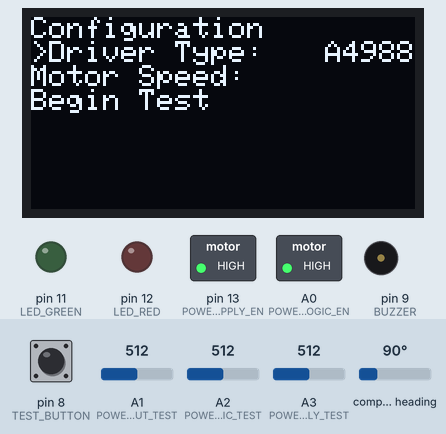
Bench run of a sketch on a simulated Arduino Uno, built with avr-gcc and run on an emulated ATmega328P. Shown: 128×64 one-colour display, switched loads named in the sketch (green lamp = pin HIGH), output pins drawn as LEDs (lit = HIGH), buzzer (waves = sounding). Dashed ring = blinking. The test bench sets the inputs (shaded band); at power-on: compass heading 90°, pin 8 (TEST_BUTTON) HIGH, A1 (POWER_BOARD_INPUT_TEST) = 512, A2 (POWER_MOTOR_LOGIC_TEST) = 512, A3 (POWER_MOTOR_SUPPLY_TEST) = 512. Pins used as bus, display or sensor lines are not drawn; what the sketch prints to the serial monitor is not drawn.

Above: at 1.8 s.
1.9 s: compass heading set to 352°
At 3.1 s:
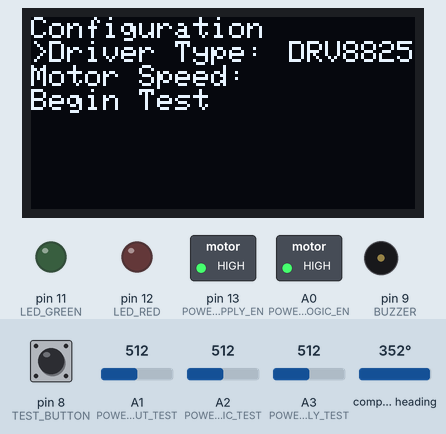
3.4 s: pin 8 (TEST_BUTTON) pulled LOW for 0.15 s
At 4.4 s:
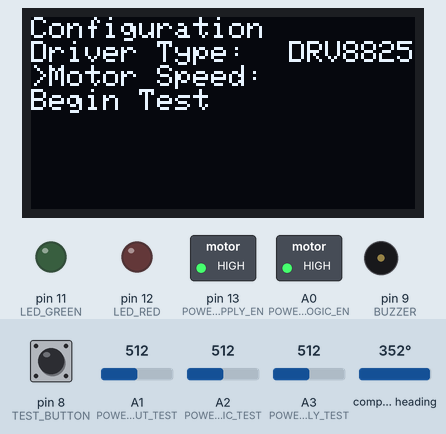
5.0 s: pin 8 (TEST_BUTTON) pulled LOW for 1 s
At 6.0 s:
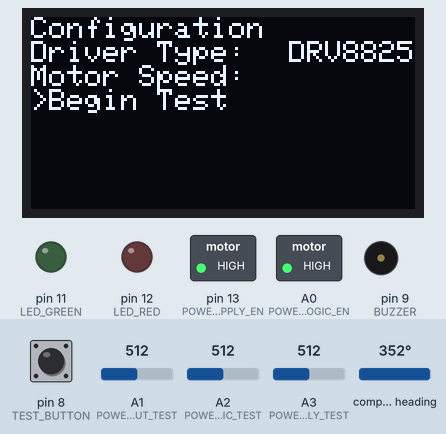
7.5 s: pin 8 (TEST_BUTTON) pulled LOW for 0.15 s
At 7.7 s:
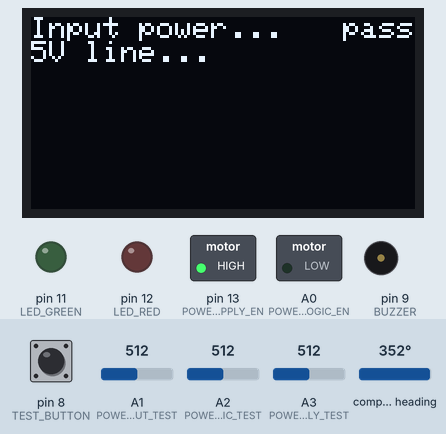
8.2 s: pin 8 (TEST_BUTTON) driven LOW
At 10.19 s:
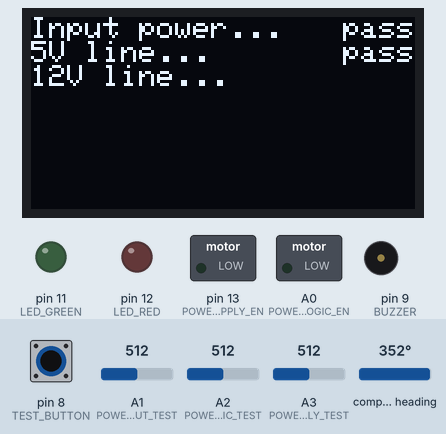
10.7 s: pin 8 (TEST_BUTTON) driven HIGH
At 13.0 s:
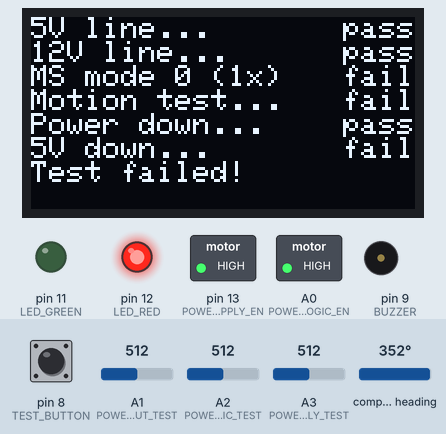
Timing chart, 0 to 13.3 s (numbered marks = the images above; inputs shaded):
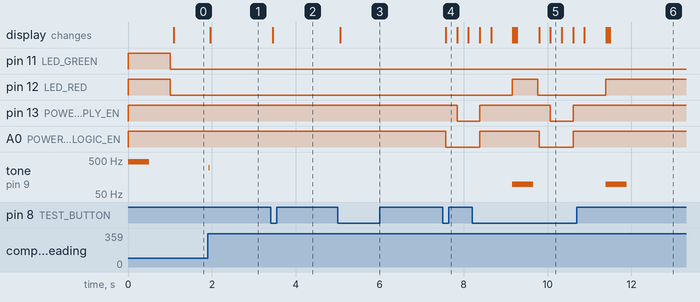

The sketch:

stepstickTesterSketch.ino
```cpp
#include "config.h"
#include "stepper.h"
#include "tests.h"
#include "util.h"
#include <SPI.h>
#include <Wire.h>
#include <SSD1306Ascii.h>
#include <SSD1306AsciiWire.h>
#include "AMS_5600.h"

SSD1306AsciiWire display;
Stepper stepper(STEPPER_STEP, STEPPER_DIR, STEPPER_EN, STEPPER_MS1, STEPPER_MS2, STEPPER_MS3, 0);
AMS_5600 ams5600;

typedef struct {
  char PROGMEM menuItemText[18];
  int *setVarPtr;
  int  setVarDef;
  int  setVarMin;
  int  setVarMax;
  char * (*returnFunc)(int);
} menuItem;

int testSpeedVar;
int testRangeVar;
int testStartVar;
int driverTypeVar;

char * menuItemValToChar(int val);

menuItem testDriver = {"Driver Type:   ",&driverTypeVar,0,0,(DRIVER_TYPE_COUNT-1),&(stepper.getDriverTypeName)};
menuItem testSpeed  = {"Motor Speed:   ",&testSpeedVar,MOTOR_TEST_SPEED,1,10,&(menuItemValToChar)};
menuItem testStart  = {"Begin Test",&testStartVar,0,0,0,&(menuItemValToChar)};

typedef struct {
  menuItem menuItems[5];
  int menuItemNum;
} menu;

menu optionsMenu = {{testDriver, testSpeed, testStart}, 3};

void setup() {
  //Initialise I2C for display and AS5600 encoder
  Wire.begin();
  Wire.setClock(400000L);

  //Initialise display
  display.begin(&Adafruit128x64, 0x3D, LCD_RST);  // initialize with the I2C addr 0x3D (for the 128x64)
  display.setFont(Adafruit5x7);
  display.setScroll(true);
  display.clear();

  //Initialise serial
  Serial.begin(250000);
  Serial.println(F("Beginning stepper test sketch..."));
  Serial.print(F("Driver Type: "));
  Serial.println(stepper.getDriverTypeName(stepper.getDriverType()));

  //Stepper pin initialisation
  pinMode(STEPPER_STEP, OUTPUT);
  pinMode(STEPPER_EN,   OUTPUT);
  pinMode(STEPPER_DIR,  OUTPUT);
  pinMode(STEPPER_MS1,  OUTPUT);
  pinMode(STEPPER_MS2,  OUTPUT);
  pinMode(STEPPER_MS3,  OUTPUT);
  stepper.enableMotor(false);

  //Power rail pin initialisation
  pinMode(POWER_MOTOR_SUPPLY_EN,      OUTPUT);
  pinMode(POWER_MOTOR_LOGIC_EN,       OUTPUT);
  pinMode(POWER_BOARD_INPUT_TEST,     INPUT);
  pinMode(POWER_MOTOR_SUPPLY_TEST,    INPUT);
  pinMode(POWER_MOTOR_LOGIC_TEST,     INPUT);
  digitalWrite(POWER_MOTOR_SUPPLY_EN, HIGH);
  digitalWrite(POWER_MOTOR_LOGIC_EN,  HIGH);

  //Button and LEDs initialisation
  pinMode(TEST_BUTTON,  INPUT_PULLUP);
  pinMode(LED_GREEN,    OUTPUT);
  pinMode(LED_RED,      OUTPUT);
  pinMode(BUZZER,       OUTPUT);

  //Indicate setup complete
  digitalWrite(LED_GREEN, HIGH);
  digitalWrite(LED_RED, HIGH);
  tone(BUZZER, BUZZER_PASSED_FREQ, BUZZER_PASSFAIL_DUR);
  delay(1000);
  digitalWrite(LED_GREEN, LOW);
  digitalWrite(LED_RED, LOW);
  Serial.println(F("End of Setup"));

  configurationScreen();
  stepper.setDriverType(driverTypeVar);
}

void loop() {
  runTest();
  delay(500);
  while(digitalRead(TEST_BUTTON) == HIGH) {}
}

bool runTest() {
  int testStatus = TEST_PASSED;

  display.clear();
  display.setCursor(0,0);
  digitalWrite(LED_GREEN, LOW);
  digitalWrite(LED_RED, LOW);

  unsigned long testStartTime = millis();

  for(int i = 0; i < stepper.getDriver().test.functionCount; i++) {
    int newStatus = (*stepper.getDriver().test.functions[i])(testStatus);

    if(newStatus == TEST_FAILED) {
      testStatus = TEST_FAILED;
      alignCursorRight(4);
      display.println(F("fail"));
      Serial.println(F("fail"));
    }

    if(newStatus == TEST_PASSED) {
      alignCursorRight(4);
      display.println(F("pass"));
      Serial.println(F("pass"));
    }
  }

  digitalWrite(POWER_MOTOR_LOGIC_EN,  HIGH);
  digitalWrite(POWER_MOTOR_SUPPLY_EN, HIGH);
  stepper.enableMotor(false);

  if(testStatus == TEST_FAILED) {
    digitalWrite(LED_RED, HIGH);
    tone(BUZZER, BUZZER_FAILED_FREQ, BUZZER_PASSFAIL_DUR);
    display.println(F("Test failed!"));
  } else {
    digitalWrite(LED_GREEN, HIGH);
    tone(BUZZER, BUZZER_PASSED_FREQ, BUZZER_PASSFAIL_DUR);
    display.println(F("Test passed!"));
  }

  unsigned long testEndTime = millis();
  unsigned long testDuration = testEndTime - testStartTime;
  Serial.print(F("Test took "));
  Serial.print(testDuration);
  Serial.println(F("ms to complete."));

  if(testStatus == TEST_PASSED) {
    return true;
  } else {
    return false;
  }
}

void configurationScreen() {
  int menuItemNum = 0;
  int menuItemVal = optionsMenu.menuItems[menuItemNum].setVarDef;
  int menuItemValPrev = 0;
  bool finished = false;
  bool buttonPressed = false;
  bool displayChanged = true;

  //initialise menu options to their defaults
  for(int i = 0; i < optionsMenu.menuItemNum; i++) {
    *optionsMenu.menuItems[i].setVarPtr = optionsMenu.menuItems[i].setVarDef;
  }

  while(!finished) {
    delay(50);
    static int oldAngle = readEncoderAngle();
    int newAngle = readEncoderAngle();
    int angDiff = angularDifference(oldAngle, newAngle);


    Serial.print(F("old angle: \t"));
    Serial.print(oldAngle);
    Serial.print(F("\tnew angle: \t"));
    Serial.print(newAngle);
    Serial.print(F("\tdiff: \t"));
    Serial.print(angDiff);
    Serial.print(F("\tmenu num: \t"));
    Serial.print(menuItemNum);
    Serial.print(F("\tmenu val: \t"));
    Serial.print(menuItemVal);
    Serial.print(F("\titem val: \t"));
    Serial.print(*optionsMenu.menuItems[menuItemNum].setVarPtr);
    Serial.println();


    //Handle input from encoder
    if(optionsMenu.menuItems[menuItemNum].setVarMax != optionsMenu.menuItems[menuItemNum].setVarMin) {
      if(angDiff > 90) {
        menuItemVal++;
        tone(BUZZER, BUZZER_TICK_FREQ, BUZZER_TICK_DUR);
        oldAngle = newAngle;
        displayChanged = true;
      }

      if(angDiff < -90) {
        menuItemVal--;
        tone(BUZZER, BUZZER_TICK_FREQ, BUZZER_TICK_DUR);
        oldAngle = newAngle;
        displayChanged = true;
      }
    }

    //Handle button input
    if(digitalRead(TEST_BUTTON) == LOW) {
      delay(10);
      if(digitalRead(TEST_BUTTON) == LOW && buttonPressed == false) {
        if(menuItemNum < optionsMenu.menuItemNum-1) {
          menuItemNum++;
          menuItemVal=optionsMenu.menuItems[menuItemNum].setVarDef;
          buttonPressed = true;
        } else {
          finished = true;
        }
        displayChanged = true;
      }
    } else {
      buttonPressed = false;
    }

    //Update value if changed
    if(menuItemValPrev != menuItemVal) {
      while(menuItemVal > optionsMenu.menuItems[menuItemNum].setVarMax) {
        menuItemVal = optionsMenu.menuItems[menuItemNum].setVarMin;
      }

      while(menuItemVal < optionsMenu.menuItems[menuItemNum].setVarMin) {
        menuItemVal = optionsMenu.menuItems[menuItemNum].setVarMax;
      }

      *optionsMenu.menuItems[menuItemNum].setVarPtr = menuItemVal;
      menuItemValPrev = menuItemVal;
    }

    //draw any updates to display
    if(displayChanged) {
      display.setCursor(0,0);
      display.println("Configuration");

      for(int i = 0; i < optionsMenu.menuItemNum; i++) {
        if(i == menuItemNum) {
          display.print(">");
        }

        char valBuffer[10];
        strcpy(valBuffer, (*optionsMenu.menuItems[i].returnFunc)(*optionsMenu.menuItems[i].setVarPtr));

        display.print(optionsMenu.menuItems[i].menuItemText);
        if(optionsMenu.menuItems[i].setVarMax != optionsMenu.menuItems[i].setVarMin) {
          display.clearToEOL();
          alignCursorRight(strlen(valBuffer));
          display.print(valBuffer);
        }
        display.println();
      }
      displayChanged = false;
    }
  }
}
```

stepper.cpp
```cpp
#include "stepper.h"
#include "Arduino.h"

testProcedure drv8825_test = {
  .functions = {
    testFunction_testInputVoltage,
    testFunction_test5V,
    testFunction_test12V,
    testFunction_testStepperMotion,
    testFunction_powerDown,
    testFunction_test5V_down
  },
  .functionCount = 6
};

testProcedure tmc2100_test = {
  .functions = {
    testFunction_testInputVoltage,
    testFunction_test5V,
    testFunction_test12V,
    testFunction_testStepperMotion,
    testFunction_powerDown
  },
  .functionCount = 5
};

const driverType drv8825 = {
	.microsteps = {
	{{0,0,0}, 1},
	{{0,0,1}, 2},
	{{0,1,0}, 4},
	{{0,1,1}, 8},
	{{1,0,0}, 16},
	{{1,0,1}, 32},
	{{1,1,0}, 32},
	{{1,1,1}, 32}},
	.microsteppingModes = 6,
	.enable_inverted = true,
	.dir_inverted = false,
  drv8825_test,
  "DRV8825"
};

const driverType a4988 = {
	.microsteps = {
	{{0,0,0}, 1},
	{{0,0,1}, 2},
	{{0,1,0}, 4},
	{{0,1,1}, 8},
	{{1,1,1}, 16}},
	.microsteppingModes = 5,
	.enable_inverted = true,
	.dir_inverted = false,
  drv8825_test,
  "A4988"
};

const driverType tmc2100 = {
  .microsteps = {
  {{0,0,0}, 16}},   //spreadCycle
  .microsteppingModes = 1,
  .enable_inverted = true,
  .dir_inverted = true,
  tmc2100_test,
  "TMC2100"
};


const driverType tmc2130 = {
	.microsteps = {
	{{0,0,0}, 1},		//spreadCycle
	{{0,0,1}, 2},		//spreadCycle
	{{0,0,2}, 2},		//spreadCycle (256)
	{{0,1,0}, 4},		//spreadCycle
	{{0,1,1}, 16},		//spreadCycle
	{{0,1,2}, 4},		//spreadCycle (256)
	{{0,2,0}, 16},		//spreadCycle (256)
	{{0,2,1}, 4},		//stealthChop (256)
	{{0,2,2}, 16}},		//stealthChop (256)
	.microsteppingModes = 9,
	.enable_inverted = true,
	.dir_inverted = false,
  tmc2100_test,
  "TMC2130"
};

const driverList drivers = {{a4988, drv8825, tmc2100, tmc2130}, DRIVER_TYPE_COUNT};

Stepper::Stepper(int STEP_PIN, int DIR_PIN, int EN_PIN, int MS1_PIN, int MS2_PIN, int MS3_PIN, int type)
{
	_step_pin = STEP_PIN;
	_dir_pin = DIR_PIN;
	_en_pin = EN_PIN;
	_ms_pin[2] = MS1_PIN;
	_ms_pin[1] = MS2_PIN;
	_ms_pin[0] = MS3_PIN;
	_microsteppingMode = 0;
  setDriverType(type);
}

void Stepper::enableMotor(bool enabled) {
	digitalWrite(_en_pin, _driver.enable_inverted? !enabled : enabled);
}

void Stepper::setDirectionForward(bool forward) {
	digitalWrite(_dir_pin, _driver.dir_inverted? !forward : forward);
}

int Stepper::getMicrosteppingMode() {
	return _microsteppingMode;
}

int Stepper::getMicrosteppingModes() {
	return _driver.microsteppingModes;
}

void Stepper::setMicrosteppingMode(int mode) {
	if(mode >= 0 && mode < getMicrosteppingModes()) {
		_microsteppingMode = mode;

		for(int i = 0; i < 3; i++) {
			if(_driver.microsteps[mode].pin_state[i] == 2) {
				pinMode(_ms_pin[i], INPUT);
			} else {
				pinMode(_ms_pin[i], OUTPUT);
				digitalWrite(_ms_pin[i], _driver.microsteps[mode].pin_state[i]);
			}
		}
	}
}

int Stepper::getMicrosteppingMultiplier(int mode) {
	return _driver.microsteps[mode].step_multiplier;
}

void Stepper::moveMotor(float rotations) {
	int stepsToMove = _stepsPerRevolution * rotations * getMicrosteppingMultiplier(getMicrosteppingMode());
  int stepDelay   = 1000000 / (_speed * _stepsPerRevolution * getMicrosteppingMultiplier(getMicrosteppingMode()));

    for(int i = 0; i < stepsToMove; i++) {
      digitalWrite(_step_pin, HIGH);
      delayMicroseconds(2);
      digitalWrite(_step_pin, LOW);
      delayMicroseconds(stepDelay);
    }
}

//speed is revolutions / second
void Stepper::setMotorSpeed(float speed) {
	_speed = speed;
}

void Stepper::setDriverType(int type) {
  _driver_type_num = type;
  _driver = drivers.drivers[_driver_type_num];
}

int Stepper::getDriverType() {
  return _driver_type_num;
}

driverType Stepper::getDriver() {
	return _driver;
}

static char * Stepper::getDriverTypeName(int type) {
  if(type < 0) {
    type = 0;
  } else if (type >= DRIVER_TYPE_COUNT) {
    type = DRIVER_TYPE_COUNT-1;
  }
  return drivers.drivers[type].driver_name;
}
```

stepper.h
```cpp
#ifndef STEPPER_H
#define STEPPER_H
#include "Arduino.h"
#include "tests.h"

#define DRIVER_TYPE_COUNT   4

#define MS_PIN_HIGH	0b11
#define MS_PIN_LOW	0b00
#define MS_PIN_OPEN	0b10

typedef int (* GenericFP)(int);

typedef struct {
	byte pin_state[3];
	byte step_multiplier;
} microsteppingMode;

typedef struct {
  GenericFP functions[10];
  int functionCount;
} testProcedure;

typedef struct {
	microsteppingMode microsteps[10];
	byte microsteppingModes;
	bool enable_inverted;
	bool dir_inverted;
  testProcedure test;
  char driver_name[8];
} driverType;

typedef struct {
  driverType drivers[DRIVER_TYPE_COUNT];
  byte driverCount;
} driverList;


class Stepper
{
public:
	Stepper(int STEP_PIN, int DIR_PIN, int EN_PIN, int MS1_PIN, int MS2_PIN, int MS3_PIN, int dtype);
	void moveMotor(float rotations);
	void setMicrosteppingMode(int mode);
	int getMicrosteppingMode();
	int getMicrosteppingModes();
	int getMicrosteppingMultiplier(int mode);
	void enableMotor(bool enabled);
	void setDirectionForward(bool forward);
	void setMotorSpeed(float speed);
	void setDriverType(int dtype);
	static char * getDriverTypeName(int dtype);
	int getDriverType();
	driverType getDriver();

private:
	driverType _driver;

	byte _microsteppingMode;
	byte _step_pin;
	byte _dir_pin;
	byte _en_pin;
	byte _ms_pin[3];

	int _stepsPerRevolution = 200;
	float _speed = 1;
  int _driver_type_num = 0;

};


#endif
```

tests.h
```cpp
#ifndef TESTS_H
#define TESTS_H

#define TEST_FAILED 	0
#define TEST_PASSED 	1
#define TEST_SKIPPED 	2

int testFunction_test5V(int prevStatus);
int testFunction_test12V(int prevStatus);
int testFunction_test5V_down(int prevStatus);
int testFunction_test12V_down(int prevStatus);
int testFunction_testInputVoltage(int prevStatus);
int testFunction_testStepperMotion(int prevStatus);
int testFunction_powerDown(int prevStatus);

#endif //TESTS_H
```

util.cpp
```cpp
#include "util.h"
#include "Arduino.h"
#include <SSD1306Ascii.h>
#include <SSD1306AsciiWire.h>
#include "AMS_5600.h"

extern SSD1306AsciiWire display;
extern AMS_5600 ams5600;

char * menuItemValToChar(int val) {
  char charBuffer[10];
  itoa(val,charBuffer,10);
  return charBuffer;
}

float convertRawAngleToDegrees(word newAngle) {
  /* Raw data reports 0 - 4095 segments, which is 0.087 of a degree */
  float retVal = newAngle * 0.087;
  return retVal;
}

void alignCursorRight(int characters) {
  display.setCursor(display.displayWidth() - characters*6, display.row());
}

float dividerVoltage(int analogReading, int R1, int R2) {
  float voltage = (5.0 * ((float)analogReading / 1024)) * (R1 + R2) / (R2);
  return voltage;
}

int angularDifference(int angleA, int angleB) {
  int difference = angleB - angleA;
  while (difference < -180) difference += 360;
  while (difference > 180) difference -= 360;
  return difference;
}

int readEncoderAngle() {
  int angle = (int)round(convertRawAngleToDegrees(ams5600.getRawAngle()));
  #ifdef ENCODER_INVERT
    return 360-angle;
  #else
    return angle;
  #endif
}
```

util.h
```cpp
#ifndef UTIL_H
#define UTIL_H

#include <Arduino.h>

char * menuItemValToChar(int val);
float convertRawAngleToDegrees(word newAngle);
void alignCursorRight(int characters);
float dividerVoltage(int analogReading, int R1, int R2);
int angularDifference(int angleA, int angleB);
int readEncoderAngle();

#endif //UTIL_H
```

config.h
```cpp
#ifndef CONFIG_H
#define CONFIG_H

/////////////////////////////////////////////////////////////////////
// GENERAL CONFIG
/////////////////////////////////////////////////////////////////////
#define HAVE_ROTATIONAL_ENCODER true    //if we don't have an encoder, the user must watch the motor and verify it behaves correctly
#define ENCODER_INVERT

#define BOARD_V01_METROMINI

/////////////////////////////////////////////////////////////////////
// PINOUT
/////////////////////////////////////////////////////////////////////

#ifdef BOARD_V01_METROMINI
	#define STEPPER_STEP  2
	#define STEPPER_EN    3
	#define STEPPER_DIR   4
	#define STEPPER_MS1   5
	#define STEPPER_MS2   6
	#define STEPPER_MS3   7

	#define POWER_MOTOR_SUPPLY_EN     13
	#define POWER_MOTOR_SUPPLY_TEST   A3
	#define POWER_MOTOR_LOGIC_EN      A0
	#define POWER_MOTOR_LOGIC_TEST    A2
	#define POWER_BOARD_INPUT_TEST    A1

	#define TEST_BUTTON   8
	#define LED_GREEN     11
	#define LED_RED       12
	#define BUZZER        9

	#define LCD_RST       10
#endif

/////////////////////////////////////////////////////////////////////
// BUZZER
/////////////////////////////////////////////////////////////////////
#define BUZZER_PASSED_FREQ  440
#define BUZZER_FAILED_FREQ  98
#define BUZZER_PASSFAIL_DUR 500
#define BUZZER_TICK_FREQ    300
#define BUZZER_TICK_DUR     10

/////////////////////////////////////////////////////////////////////
// VOLTAGE MEASUREMENT
/////////////////////////////////////////////////////////////////////
#define INPUT_RAIL_DIV_R1 4700
#define INPUT_RAIL_DIV_R2 1000
#define INPUT_RAIL_THRESHOLD 6    //minimum voltage input power must be to pass test

#define LOGIC_RAIL_DIV_R1 4700
#define LOGIC_RAIL_DIV_R2 1000
#define LOGIC_RAIL_THRESHOLD 4.5  //minimum voltage stepper driver logic rail can be to pass test

#define SUPPLY_RAIL_DIV_R1 4700
#define SUPPLY_RAIL_DIV_R2 1000
#define SUPPLY_RAIL_THRESHOLD 1    //minimum amount below input rail stepper supply rail can be to pass test

#define RAIL_SHORT_WAIT_TIME 250
#define POWER_DOWN_TIMEOUT	 500
#define POWER_DOWN_THRESHOLD 1	//voltage below which the rail is considered powered-down

/////////////////////////////////////////////////////////////////////
// DRIVER TEST SETTINGS
/////////////////////////////////////////////////////////////////////
#define MOTOR_TEST_ROTATE_DEGREES     90  //we rotate back or forwards 90 degrees
#define MOTOR_TEST_ANGULAR_TOLERANCE  5   //number of degrees forward/reverse test can be off by
#define MOTOR_TEST_REST_TIME          100 //time (ms) to wait between test motions
#define MOTOR_TEST_SPEED              6   //motor speed (higher is faster)


#endif //CONFIG_H
```

Source omitted: tests.cpp (8389 bytes)

Measured:
- after the input at 1.9 s, tone on pin 9 (BUZZER): silent → 300 Hz at once, → silent 0.01 s later; the display: changes after 0.06 s (image 1)
- after the input at 3.4 s, the display: changes after 0.05 s (image 2)
- after the input at 5.0 s, the display: changes after 0.06 s (image 3)
- after the input at 7.5 s, pin 13 (POWER_MOTOR_SUPPLY_EN): HIGH → LOW after 0.34 s; A0 (POWER_MOTOR_LOGIC_EN): HIGH → LOW after 0.08 s; the display: changes after 0.08 s (image 4)
- after the input at 8.2 s, the display: first differs from a run without the input after 1.6 s (image 5 shows a later state)
- after the input at 10.7 s, pin 12 (LED_RED): goes on until 11.4 s, then stays HIGH; pin 13 (POWER_MOTOR_SUPPLY_EN): stays HIGH (without the input it goes to LOW after 1.6 s); A0 (POWER_MOTOR_LOGIC_EN): stays HIGH (without the input it goes to LOW after 1.3 s)
